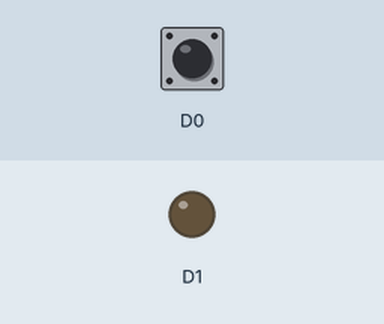
Bench run of a program on a simulated ESP8266 (NodeMCU). Shown: output pins drawn as LEDs (lit = HIGH). Dashed ring = blinking. The test bench sets the inputs (shaded band); at power-on: D0 HIGH. What the program prints to the serial monitor is not drawn.

Above: at 1.2 s.
1.3 s: D0 driven LOW
At 1.9 s:
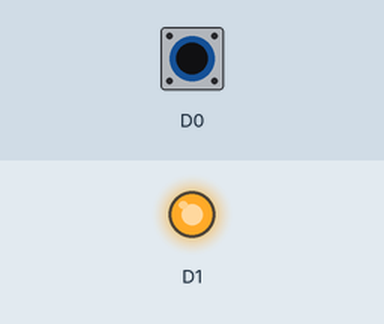
3.0 s: D0 pulsed HIGH 5 times (0.12 s each, 0.3 s apart)
At 3.78 s:
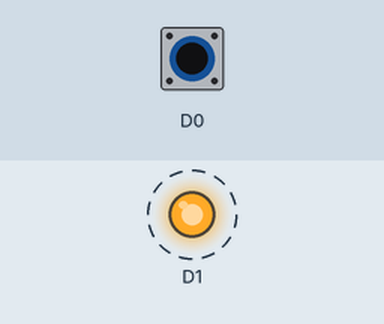
Timing chart, 0 to 6.0 s (numbered marks = the images above; inputs shaded):
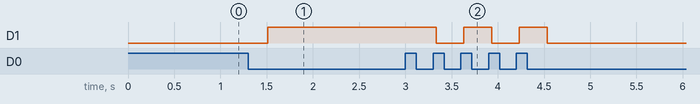

The program:

main.cpp
```cpp
#include "Arduino.h"

const int LED_ON = 0;
const int LED_OFF = 1;
int state;
int lastButtonState = LOW;
int buttonState;

void setup() {
  pinMode(D0, INPUT);
  pinMode(D1, OUTPUT);
  state = LED_OFF;
  Serial.begin(9600);
}

void loop() {
  buttonState = digitalRead(D0);
  Serial.println(lastButtonState);

  switch (state) {
    case LED_OFF:
      if (buttonState == LOW && lastButtonState == HIGH) {
        state = LED_ON;
        Serial.println("LED ON");
        delay(200);
      }
      digitalWrite(D1, LOW);
      break;

    case LED_ON:
      if (buttonState == LOW && lastButtonState == HIGH) {
        state = LED_OFF;
        Serial.println("LED OFF");
        delay(200);
      }
      digitalWrite(D1, HIGH);
      break;
  }
  lastButtonState = buttonState;
}
```

Measured:
- after the input at 1.3 s, D1: LOW → HIGH after 0.21 s
- after the input at 3.0 s, D1: alternates HIGH for 0.30 s and LOW for 0.30 s, 5 changes in all, then stays LOW, starting after 0.33 s
